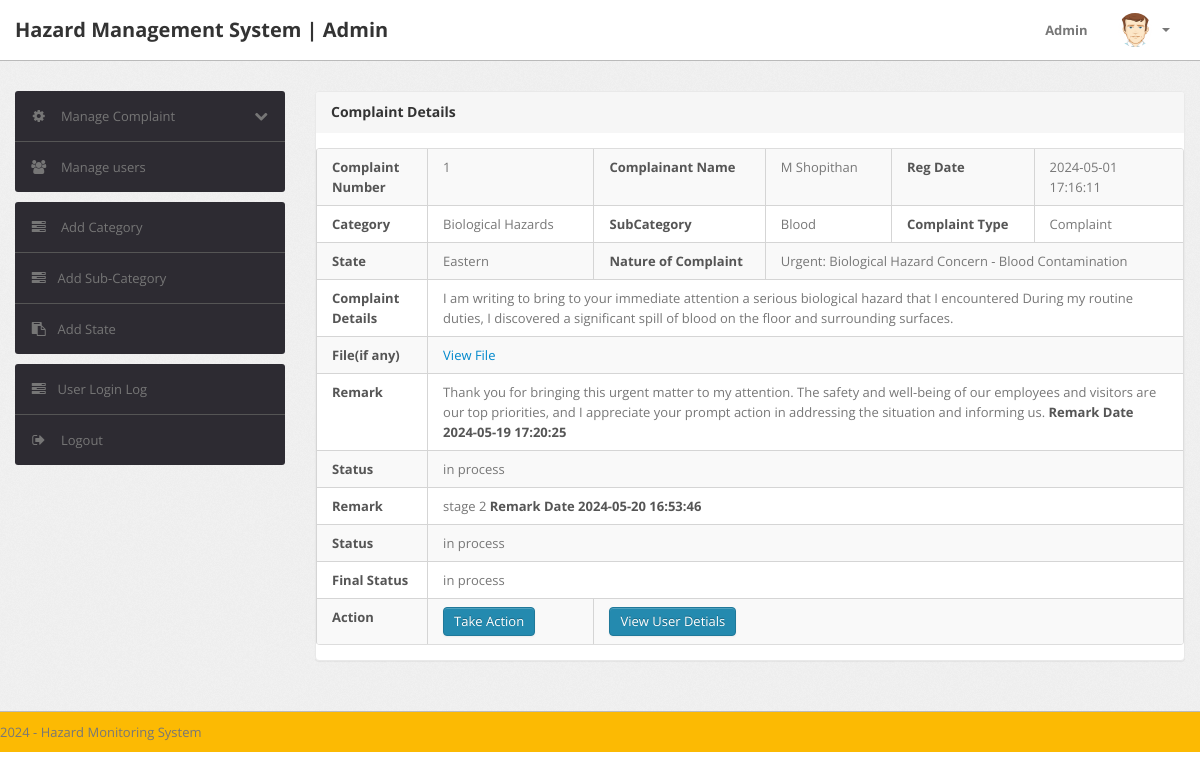
Page /admin/complaint-details.php?cid=1 (signed in) on the committed database.
### tables this page shows
CREATE TABLE `tblcomplaints` (
  `complaintNumber` int(11) NOT NULL,
  `userId` int(11) NOT NULL,
  `category` int(11) NOT NULL,
  `subcategory` varchar(255) NOT NULL,
  `complaintType` varchar(255) NOT NULL,
  `state` varchar(255) NOT NULL,
  `noc` varchar(255) NOT NULL,
  `complaintDetails` mediumtext NOT NULL,
  `complaintFile` varchar(255) DEFAULT NULL,
  `regDate` timestamp NOT NULL DEFAULT current_timestamp(),
  `status` varchar(50) DEFAULT NULL,
  `lastUpdationDate` timestamp NOT NULL DEFAULT '0000-00-00 00:00:00' ON UPDATE current_timestamp()
);

CREATE TABLE `users` (
  `id` int(11) NOT NULL,
  `fullName` varchar(255) DEFAULT NULL,
  `userEmail` varchar(255) DEFAULT NULL,
  `password` varchar(255) DEFAULT NULL,
  `contactNo` bigint(11) DEFAULT NULL,
  `address` tinytext DEFAULT NULL,
  `State` varchar(255) DEFAULT NULL,
  `country` varchar(255) DEFAULT NULL,
  `pincode` int(6) DEFAULT NULL,
  `userImage` varchar(255) DEFAULT NULL,
  `regDate` timestamp NOT NULL DEFAULT current_timestamp(),
  `updationDate` timestamp NOT NULL DEFAULT '0000-00-00 00:00:00' ON UPDATE current_timestamp(),
  `status` int(1) NOT NULL
);

CREATE TABLE `category` (
  `id` int(11) NOT NULL,
  `categoryName` varchar(255) NOT NULL,
  `categoryDescription` longtext NOT NULL,
  `creationDate` timestamp NOT NULL DEFAULT current_timestamp(),
  `updationDate` varchar(255) NOT NULL
);

CREATE TABLE `complaintremark` (
  `id` int(11) NOT NULL,
  `complaintNumber` int(11) NOT NULL,
  `status` varchar(255) NOT NULL,
  `remark` mediumtext NOT NULL,
  `remarkDate` timestamp NOT NULL DEFAULT current_timestamp()
);

### admin/complaint-details.php (the view, shortened to what this page needs)
<?php
include('include/config.php');
if(strlen($_SESSION['alogin'])==0)
	{
header('location:index.php');
}
else{
?>
<!DOCTYPE html>
<html lang="en">
<head>
	<link type="text/css" href="bootstrap/css/bootstrap.min.css" rel="stylesheet">
	<link type="text/css" href="bootstrap/css/bootstrap-responsive.min.css" rel="stylesheet">
	<link type="text/css" href="css/theme.css" rel="stylesheet">
	<link type="text/css" href="images/icons/css/font-awesome.css" rel="stylesheet">
</head>
<body>
<?php include('include/header.php');?>
	<div class="wrapper">
		<div class="container">
			<div class="row">
<?php include('include/sidebar.php');?>
			<div class="span9">
					<div class="content">
	<div class="module">
							<div class="module-head">
								<h3>Complaint Details</h3>
							</div>
							<div class="module-body table">
								<table cellpadding="0" cellspacing="0" border="0" class="datatable-1 table table-bordered table-striped	 display" width="100%">
									<tbody>
<?php $st='closed';
$query=mysqli_query($bd, "select tblcomplaints.*,users.fullName as name,category.categoryName as catname from tblcomplaints join users on users.id=tblcomplaints.userId join category on category.id=tblcomplaints.category where tblcomplaints.complaintNumber='".$_GET['cid']."'");
while($row=mysqli_fetch_array($query))
{
?>
										<tr>
											<td><b>Complaint Number</b></td>
											<td><?php echo htmlentities($row['complaintNumber']);?></td>
											<td><b>Complainant Name</b></td>
											<td> <?php echo htmlentities($row['name']);?></td>
											<td><b>Reg Date</b></td>
											<td><?php echo htmlentities($row['regDate']);?>
											</td>
										</tr>
<tr>
											<td><b>Category </b></td>
											<td><?php echo htmlentities($row['catname']);?></td>
											<td><b>SubCategory</b></td>
											<td> <?php echo htmlentities($row['subcategory']);?></td>
											<td><b>Complaint Type</b></td>
											<td><?php echo htmlentities($row['complaintType']);?>
											</td>
										</tr>
<tr>
											<td><b>State </b></td>
											<td><?php echo htmlentities($row['state']);?></td>
											<td ><b>Nature of Complaint</b></td>
											<td colspan="3"> <?php echo htmlentities($row['noc']);?></td>
										</tr>
<tr>
											<td><b>Complaint Details </b></td>
											<td colspan="5"> <?php echo htmlentities($row['complaintDetails']);?></td>
										</tr>
<tr>
											<td><b>File(if any) </b></td>
											<td colspan="5"> <?php $cfile=$row['complaintFile'];
if($cfile=="" || $cfile=="NULL")
{
  echo "File NA";
}
else{?>
<a href="../users/complaintdocs/<?php echo htmlentities($row['complaintFile']);?>" ?> View File</a>
<?php } ?></td>
</tr>
<?php $ret=mysqli_query($bd, "select complaintremark.remark as remark,complaintremark.status as sstatus,complaintremark.remarkDate as rdate from complaintremark join tblcomplaints on tblcomplaints.complaintNumber=complaintremark.complaintNumber where complaintremark.complaintNumber='".$_GET['cid']."'");
while($rw=mysqli_fetch_array($ret))
{
?>
<tr>
<td><b>Remark</b></td>
<td colspan="5"><?php echo  htmlentities($rw['remark']); ?> <b>Remark Date <?php echo  htmlentities($rw['rdate']); ?></b></td>
</tr>
<tr>
<td><b>Status</b></td>
<td colspan="5"><?php echo  htmlentities($rw['sstatus']); ?></td>
</tr>
<?php }?>
<tr>
<td><b>Final Status</b></td>
											<td colspan="5"><?php if($row['status']=="")
											{ echo "Not Process Yet";
} else {
										 echo htmlentities($row['status']);
										 }?></td>
										</tr>
<tr>
											<td><b>Action</b></td>
											<td>
											<?php if($row['status']=="closed"){
												} else {?>
<a href="javascript:void(0);" onClick="popUpWindow('http://localhost/cms/admin/updatecomplaint.php?cid=<?php echo htmlentities($row['complaintNumber']);?>');" title="Update order">
											 <button type="button" class="btn btn-primary">Take Action</button></td>
											</a><?php } ?></td>
											<td colspan="4">
											<a href="javascript:void(0);" onClick="popUpWindow('http://localhost/cms/admin/userprofile.php?uid=<?php echo htmlentities($row['userId']);?>');" title="Update order">
											 <button type="button" class="btn btn-primary">View User Detials</button></a></td>
										</tr>
										<?php  } ?>
								</table>
							</div>
						</div>
					</div>
				</div>
			</div>
		</div>
	</div>
<?php include('include/footer.php');?>
</body>
<?php } ?>

### admin/css/theme.css (style rules this page uses)
body { font-size: 13px; font-family: 'Open Sans', Arial, sans-serif; background: #fff; color: #777 }
h1, h2, h3, h4, h5, h6 { color: #333; margin-top: 0 }
h3 { font-size: 20px }
strong, b { color: #555 }
.wrapper { background: url(../images/bg.png) #eee; border-bottom: 1px solid #bbb; -webkit-box-shadow: 0 1px 2px rgba(0,0,0,0.1); -moz-box-shadow: 0 1px 2px rgba(0,0,0,0.1); box-shadow: 0 1px 2px rgba(0,0,0,0.1); padding: 30px 0 }
select, textarea, input[type="text"], input[type="password"], input[type="datetime"], input[type="datetime-local"], input[type="date"], input[type="month"], input[type="time"], input[type="week"], input[type="number"], input[type="email"], input[type="url"], input[type="search"], input[type="tel"], input[type="color"], .uneditable-input, label, input, button, select, textarea { -webkit-border-radius: 3px; -moz-border-radius: 3px; border-radius: 3px; font-size: 13px; font-family: 'Open Sans', Tahoma, Arial, sans-serif }
.module { background: #fff; -webkit-border-radius: 3px; -moz-border-radius: 3px; border-radius: 3px; border: 1px solid #ccc; border-bottom-color: #bbb; -webkit-box-shadow: 0 0 1px rgba(0,0,0,0.2); -moz-box-shadow: 0 0 1px rgba(0,0,0,0.2); box-shadow: 0 0 1px rgba(0,0,0,0.2); margin-bottom: 30px }
.btn, .btn-box { -webkit-border-radius: 3px; -moz-border-radius: 3px; border-radius: 3px }
.btn { font-size: 13px; font-weight: 600 }
.btn { display: inline-block; margin-bottom: 0; font-weight: 400; text-align: center; vertical-align: middle; cursor: pointer; background-image: none; border: 1px solid transparent; white-space: nowrap; padding: 4px 10px; font-size: 13px; line-height: 1.42857; border-radius: 4px; -webkit-user-select: none; -moz-user-select: none; -ms-user-select: none; user-select: none }
.btn-primary { color: #fff; background-color: #248aaf; border-color: #20799a }
.table { margin-bottom: 0 }
.table th, .table td { border-color: #d5d5d5!important }
.table-bordered thead:first-child tr:first-child>th:first-child, .table-bordered tbody:first-child tr:first-child>td:first-child { -webkit-border-top-left-radius: 2px; -moz-border-radius-topleft: 2px; border-top-left-radius: 2px }
.table-bordered thead:first-child tr:first-child>th:last-child, .table-bordered tbody:first-child tr:first-child>td:last-child { -webkit-border-top-right-radius: 2px; -moz-border-radius-topright: 2px; border-top-right-radius: 2px }
.table-bordered thead:last-child tr:last-child>th:first-child, .table-bordered tbody:last-child tr:last-child>td:first-child, .table-bordered tfoot:last-child tr:last-child>td:first-child { -webkit-border-bottom-left-radius: 2px; -moz-border-radius-bottomleft: 2px; border-bottom-left-radius: 2px }
.table-bordered thead:last-child tr:last-child>th:last-child, .table-bordered tbody:last-child tr:last-child>td:last-child, .table-bordered tfoot:last-child tr:last-child>td:last-child { -webkit-border-bottom-right-radius: 2px; -moz-border-radius-bottomright: 2px; border-bottom-right-radius: 2px }
.module { box-shadow: 0 0 3px rgba(0,0,0,.1); border-color: #e9e9e9; margin-bottom: 20px; background-color: #fff; border-radius: 4px; -webkit-box-shadow: 0 1px 1px rgba(0,0,0,.05); box-shadow: 0 1px 1px rgba(0,0,0,.05); }
.module-head { color: #767676; background-color: #f6f6f6; border-color: #e9e9e9; padding: 10px 15px; border-bottom: 1px solid transparent; border-top-right-radius: 3px; border-top-left-radius: 3px; }
.module-head h3 { font-size: 14px; line-height: 20px; height: 20px; margin: 0 }
.module-body { padding: 15px }
.module-body.table { padding: 15px 0 }
.module-body.table .table th, .module-body.table .table td { padding-left: 15px; padding-right: 15px }

### rows in the picture
tblcomplaints: complaintNumber "1", userId.fullName "M Shopithan", regDate "2024-05-01 17:16:11", category.categoryName "Biological Hazards", subcategory "Blood", complaintType "Complaint", state "Eastern", noc "Urgent: Biological Hazard Concern - Blood Contamination", complaintDetails "I am writing to bring to your immediate attention a serious biological hazard that I encountered During my routine duties, I discovered a significant spill of blood on the floor and surrounding surfaces.", status "in process"
complaintremark: remark "Thank you for bringing this urgent matter to my attention. The safety and well-being of our employees and visitors are our top priorities, and I appreciate your prompt action in addressing the situation and informing us.", remarkDate "2024-05-19 17:20:25", status "in process"
complaintremark: remark "stage 2", remarkDate "2024-05-20 16:53:46", status "in process"
